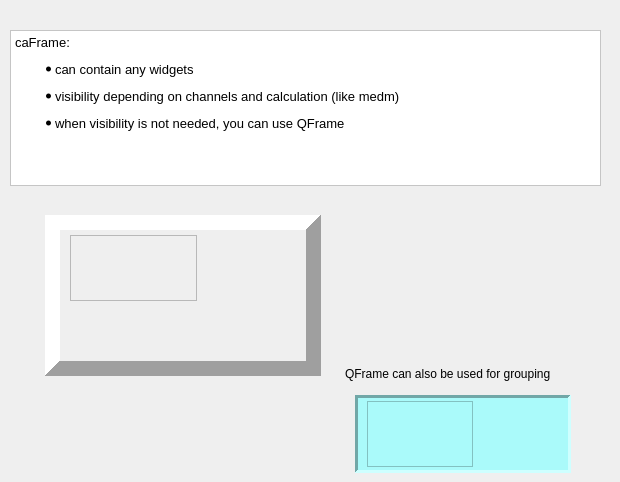
      <widget class="QWidget" name="tab_9">
       <attribute name="title">
        <string>caFrame</string>
       </attribute>
       <widget class="QTextEdit" name="textEdit_6">
        <property name="geometry">
         <rect>
          <x>10</x>
          <y>30</y>
          <width>591</width>
          <height>156</height>
         </rect>
        </property>
        <property name="styleSheet">
         <string notr="true">
QWidget {background: white;} </string>
        </property>
        <property name="html">
         <string>&lt;!DOCTYPE HTML PUBLIC &quot;-//W3C//DTD HTML 4.0//EN&quot; &quot;http://www.w3.org/TR/REC-html40/strict.dtd&quot;&gt;
&lt;html&gt;&lt;head&gt;&lt;meta name=&quot;qrichtext&quot; content=&quot;1&quot; /&gt;&lt;style type=&quot;text/css&quot;&gt;
p, li { white-space: pre-wrap; }
&lt;/style&gt;&lt;/head&gt;&lt;body style=&quot; font-family:'Sans Serif'; font-size:10pt; font-weight:400; font-style:normal;&quot;&gt;
&lt;p style=&quot; margin-top:0px; margin-bottom:0px; margin-left:0px; margin-right:0px; -qt-block-indent:0; text-indent:0px;&quot;&gt;caFrame: &lt;/p&gt;
&lt;ul style=&quot;margin-top: 0px; margin-bottom: 0px; margin-left: 0px; margin-right: 0px; -qt-list-indent: 1;&quot;&gt;&lt;li style=&quot; margin-top:12px; margin-bottom:0px; margin-left:0px; margin-right:0px; -qt-block-indent:0; text-indent:0px;&quot;&gt;can contain any widgets&lt;/li&gt;&lt;/ul&gt;
&lt;ul style=&quot;margin-top: 0px; margin-bottom: 0px; margin-left: 0px; margin-right: 0px; -qt-list-indent: 1;&quot;&gt;&lt;li style=&quot; margin-top:12px; margin-bottom:0px; margin-left:0px; margin-right:0px; -qt-block-indent:0; text-indent:0px;&quot;&gt;visibility depending on channels and calculation (like medm)&lt;/li&gt;
&lt;li style=&quot; margin-top:12px; margin-bottom:0px; margin-left:0px; margin-right:0px; -qt-block-indent:0; text-indent:0px;&quot;&gt;when visibility is not needed, you can use QFrame&lt;/li&gt;&lt;/ul&gt;&lt;/body&gt;&lt;/html&gt;</string>
        </property>
       </widget>
       <widget class="caFrame" name="caframe">
        <property name="geometry">
         <rect>
          <x>45</x>
          <y>215</y>
          <width>276</width>
          <height>161</height>
         </rect>
        </property>
        <property name="frameShape">
         <enum>QFrame::Panel</enum>
        </property>
        <property name="frameShadow">
         <enum>QFrame::Raised</enum>
        </property>
        <property name="lineWidth">
         <number>15</number>
        </property>
        <property name="background">
         <color>
          <red>160</red>
          <green>0</green>
          <blue>164</blue>
         </color>
        </property>
        <property name="backgroundMode">
         <enum>caFrame::Outline</enum>
        </property>
        <widget class="caNumeric" name="caNumeric_6">
         <property name="geometry">
          <rect>
           <x>25</x>
           <y>20</y>
           <width>127</width>
           <height>66</height>
          </rect>
         </property>
         <property name="sizePolicy">
          <sizepolicy hsizetype="Expanding" vsizetype="Expanding">
           <horstretch>0</horstretch>
           <verstretch>0</verstretch>
          </sizepolicy>
         </property>
         <property name="minimumSize">
          <size>
           <width>0</width>
           <height>0</height>
          </size>
         </property>
         <property name="maximumSize">
          <size>
           <width>16777215</width>
           <height>16777215</height>
          </size>
         </property>
         <property name="autoFillBackground">
          <bool>false</bool>
         </property>
         <property name="frameShape">
          <enum>QFrame::StyledPanel</enum>
         </property>
         <property name="frameShadow">
          <enum>QFrame::Raised</enum>
         </property>
         <property name="lineWidth">
          <number>3</number>
         </property>
         <property name="integerDigits" stdset="0">
          <number>3</number>
         </property>
         <property name="decimalDigits" stdset="0">
          <number>1</number>
         </property>
         <property name="digitsFontScaleEnabled">
          <bool>true</bool>
         </property>
         <property name="channel" stdset="0">
          <string>QTDM:TEST:AO</string>
         </property>
         <property name="foreground">
          <color>
           <red>255</red>
           <green>0</green>
           <blue>0</blue>
          </color>
         </property>
         <property name="background">
          <color>
           <red>85</red>
           <green>255</green>
           <blue>255</blue>
          </color>
         </property>
         <property name="precisionMode">
          <enum>caNumeric::User</enum>
         </property>
         <property name="fixedFormat">
          <bool>true</bool>
         </property>
         <property name="limitsMode">
          <enum>caNumeric::User</enum>
         </property>
         <property name="maxValue">
          <double>990.000000000000000</double>
         </property>
         <property name="minValue">
          <double>0.000000000000000</double>
         </property>
        </widget>
        <widget class="caGraphics" name="cagraphics_11">
         <property name="geometry">
          <rect>
           <x>200</x>
           <y>80</y>
           <width>51</width>
           <height>66</height>
          </rect>
         </property>
         <property name="foreground">
          <color>
           <red>255</red>
           <green>0</green>
           <blue>0</blue>
          </color>
         </property>
         <property name="fillstyle" stdset="0">
          <enum>caGraphics::Filled</enum>
         </property>
         <property name="lineSize">
          <number>6</number>
         </property>
         <property name="form">
          <enum>caGraphics::Circle</enum>
         </property>
         <property name="tiltAngle">
          <number>45</number>
         </property>
        </widget>
       </widget>
       <widget class="QFrame" name="frame_4">
        <property name="geometry">
         <rect>
          <x>355</x>
          <y>395</y>
          <width>216</width>
          <height>78</height>
         </rect>
        </property>
        <property name="styleSheet">
         <string notr="true">QFrame {background: rgb(170, 250, 250);}</string>
        </property>
        <property name="frameShape">
         <enum>QFrame::Panel</enum>
        </property>
        <property name="frameShadow">
         <enum>QFrame::Sunken</enum>
        </property>
        <property name="lineWidth">
         <number>3</number>
        </property>
        <widget class="caNumeric" name="caNumeric_5">
         <property name="geometry">
          <rect>
           <x>12</x>
           <y>6</y>
           <width>106</width>
           <height>66</height>
          </rect>
         </property>
         <property name="sizePolicy">
          <sizepolicy hsizetype="Expanding" vsizetype="Expanding">
           <horstretch>0</horstretch>
           <verstretch>0</verstretch>
          </sizepolicy>
         </property>
         <property name="minimumSize">
          <size>
           <width>0</width>
           <height>0</height>
          </size>
         </property>
         <property name="maximumSize">
          <size>
           <width>16777215</width>
           <height>16777215</height>
          </size>
         </property>
         <property name="autoFillBackground">
          <bool>false</bool>
         </property>
         <property name="frameShape">
          <enum>QFrame::StyledPanel</enum>
         </property>
         <property name="frameShadow">
          <enum>QFrame::Raised</enum>
         </property>
         <property name="lineWidth">
          <number>3</number>
         </property>
         <property name="integerDigits" stdset="0">
          <number>3</number>
         </property>
         <property name="decimalDigits" stdset="0">
          <number>1</number>
         </property>
         <property name="digitsFontScaleEnabled">
          <bool>true</bool>
         </property>
         <property name="channel" stdset="0">
          <string>QTDM:TEST:AO</string>
         </property>
         <property name="foreground">
          <color>
           <red>255</red>
           <green>0</green>
           <blue>0</blue>
          </color>
         </property>
         <property name="background">
          <color>
           <red>85</red>
           <green>255</green>
           <blue>255</blue>
          </color>
         </property>
         <property name="precisionMode">
          <enum>caNumeric::User</enum>
         </property>
         <property name="fixedFormat">
          <bool>true</bool>
         </property>
         <property name="limitsMode">
          <enum>caNumeric::User</enum>
         </property>
         <property name="maxValue">
          <double>990.000000000000000</double>
         </property>
         <property name="minValue">
          <double>0.000000000000000</double>
         </property>
        </widget>
        <widget class="caGraphics" name="cagraphics_10">
         <property name="geometry">
          <rect>
           <x>140</x>
           <y>5</y>
           <width>51</width>
           <height>66</height>
          </rect>
         </property>
         <property name="foreground">
          <color>
           <red>255</red>
           <green>0</green>
           <blue>0</blue>
          </color>
         </property>
         <property name="fillstyle" stdset="0">
          <enum>caGraphics::Filled</enum>
         </property>
         <property name="lineSize">
          <number>6</number>
         </property>
         <property name="form">
          <enum>caGraphics::Circle</enum>
         </property>
         <property name="tiltAngle">
          <number>45</number>
         </property>
        </widget>
       </widget>
       <widget class="QLabel" name="label">
        <property name="geometry">
         <rect>
          <x>345</x>
          <y>365</y>
          <width>266</width>
          <height>17</height>
         </rect>
        </property>
        <property name="text">
         <string>QFrame can also be used for grouping</string>
        </property>
       </widget>
      </widget>
